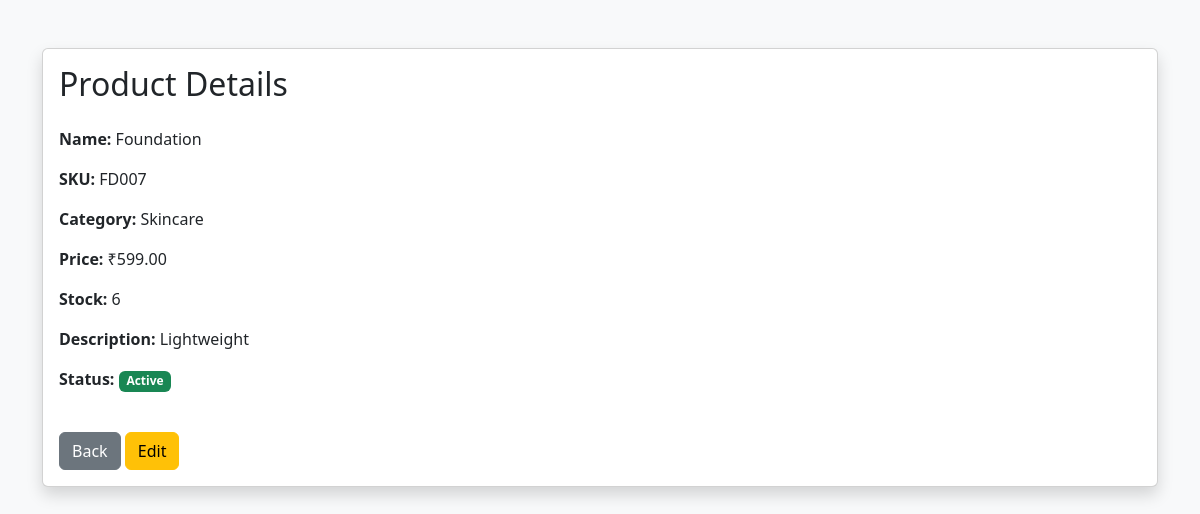
Page /products/view/7/ (signed in) on the committed database.
### store/models.py (models this page shows, shortened)
class Product(models.Model):
    name = models.CharField(max_length=150)
    sku = models.CharField(max_length=50, unique=True)
    category = models.ForeignKey(
        Category,
        on_delete=models.PROTECT,
        related_name="products"
    )
    price = models.DecimalField(max_digits=10, decimal_places=2)
    stock = models.PositiveIntegerField(default=0)
    image = models.ImageField(upload_to="products/", blank=True, null=True)
    description = models.TextField(blank=True)
    status = models.BooleanField(default=True)
    created_at = models.DateTimeField(auto_now_add=True)
    updated_at = models.DateTimeField(auto_now=True)

class Category(models.Model):
    name = models.CharField(max_length=100, unique=True)

### store/views.py (the view)
# urls.py: path("products/view/<int:id>/", views.product_detail, name="product_detail"),
@login_required
def product_detail(request, id):
    product = get_object_or_404(
        Product,
        id=id
    )
    return render(
        request,
        "product_detail.html",
        {
            "product": product
        }
    )

### templates/product_detail.html (shortened to what this page needs)
<!DOCTYPE html>
<html lang="en">
<head>
    <link
        href="https://cdn.jsdelivr.net/npm/bootstrap@5.3.3/dist/css/bootstrap.min.css"
        rel="stylesheet"
    >
</head>
<body class="bg-light">
<div class="container mt-5">
    <div class="card shadow">
        <div class="card-body">
            <h2 class="mb-4">Product Details</h2>
            <p><strong>Name:</strong> {{ product.name }}</p>
            <p><strong>SKU:</strong> {{ product.sku }}</p>
            <p>
                <strong>Category:</strong>
                {{ product.category.name }}
            </p>
            <p>
                <strong>Price:</strong>
                ₹{{ product.price }}
            </p>
            <p>
                <strong>Stock:</strong>
                {{ product.stock }}
            </p>
            <p>
                <strong>Description:</strong>
                {{ product.description }}
            </p>
            <p>
                <strong>Status:</strong>
                {% if product.status %}
                    <span class="badge bg-success">
                        Active
                    </span>
                {% else %}
                    <span class="badge bg-danger">
                        Inactive
                    </span>
                {% endif %}
            </p>
            <br>
            <a
                href="{% url 'product_list' %}"
                class="btn btn-secondary"
            >
                Back
            </a>
            <a
                href="{% url 'product_edit' product.id %}"
                class="btn btn-warning"
            >
                Edit
            </a>
        </div>
    </div>
</div>
</body>
</html>

### rows in the picture
Product: name "Foundation", sku "FD007", category.name "Skincare", price "599.00", stock "6", description "Lightweight"
